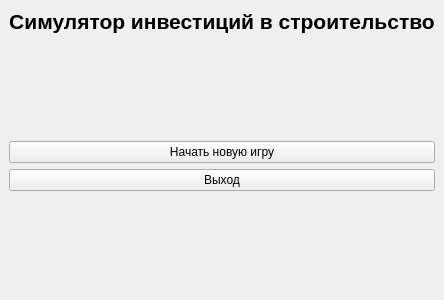
<?xml version="1.0" encoding="UTF-8"?>
<ui version="4.0">
 <class>MainWindow</class>
 <widget class="QMainWindow" name="MainWindow">
  <property name="geometry">
   <rect>
    <x>0</x>
    <y>0</y>
    <width>400</width>
    <height>300</height>
   </rect>
  </property>
  <property name="windowTitle">
   <string>Симулятор инвестиций</string>
  </property>
  <widget class="QWidget" name="centralwidget">
   <layout class="QVBoxLayout" name="verticalLayout">
    <item>
     <widget class="QLabel" name="titleLabel">
      <property name="font">
       <font>
        <pointsize>16</pointsize>
        <bold>true</bold>
       </font>
      </property>
      <property name="text">
       <string>Симулятор инвестиций в строительство</string>
      </property>
      <property name="alignment">
       <set>Qt::AlignCenter</set>
      </property>
     </widget>
    </item>
    <item>
     <spacer name="verticalSpacer">
      <property name="orientation">
       <enum>Qt::Vertical</enum>
      </property>
      <property name="sizeHint" stdset="0">
       <size>
        <width>20</width>
        <height>40</height>
       </size>
      </property>
     </spacer>
    </item>
    <item>
     <widget class="QPushButton" name="startGameButton">
      <property name="text">
       <string>Начать новую игру</string>
      </property>
     </widget>
    </item>
    <item>
     <widget class="QPushButton" name="exitButton">
      <property name="text">
       <string>Выход</string>
      </property>
     </widget>
    </item>
    <item>
     <spacer name="verticalSpacer_2">
      <property name="orientation">
       <enum>Qt::Vertical</enum>
      </property>
      <property name="sizeHint" stdset="0">
       <size>
        <width>20</width>
        <height>40</height>
       </size>
      </property>
     </spacer>
    </item>
   </layout>
  </widget>
 </widget>
 <resources/>
 <connections/>
</ui>
